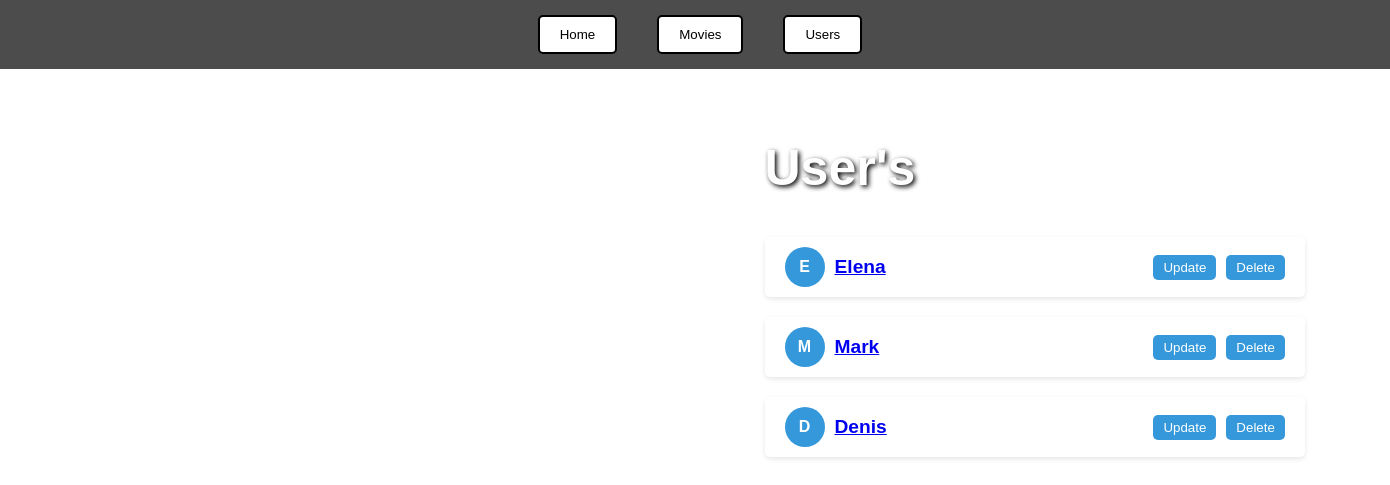
The app's page /users, older data.
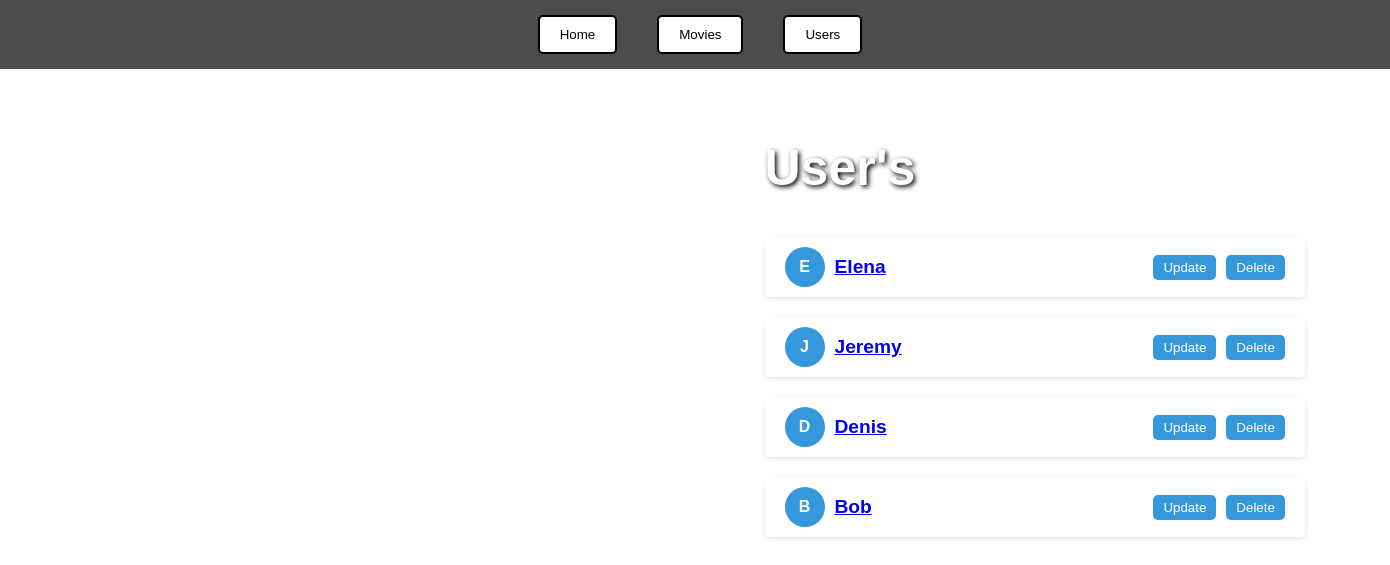
The same page, newer data.
### datamanager/data_models.py (models this page shows, shortened)
class User(db.Model):
    __tablename__ = 'users'
    id = db.Column(db.Integer, primary_key=True, autoincrement=True)
    name = db.Column(db.String, nullable=False)
    user_movies = db.relationship('UserMovies', back_populates='user', cascade="all, delete")

### app.py (the view)
@app.route('/users', methods=['GET'])
def list_users():
    try:
        logging.info("Accessing the users list page")
        users = data.get_all_users()
        return render_template('users.html', users=users)
    except Exception as e:
        logging.error("Error occurred while fetching users: %s", e)
        abort(404)

### datamanager/sqlite_data_manager.py (called while the page is built)
    def get_all_users(self):
        try:
            return self.db.session.query(User).all()
        except SQLAlchemyError as e:
            logging.error(f"Error fetching all users: {e}")
            return []

### templates/users.html (shortened to what this page needs)
<!DOCTYPE html>
<html lang="en">
<head>
    <link rel="stylesheet" href="{{ url_for('static', filename='styles.css') }}">
</head>
<body class="users">
    <nav>
        <a href="/"><button>Home</button></a>
        <a href="/movies"><button>Movies</button></a>
        <a href="/users"><button>Users</button></a>
    </nav>
    <div class="message-container">
    </div>
    <h1 class="users-title">User's</h1>
    <ul>
        {% for user in users %}
        <li>
            <div class="user-icon">
                {{ user.name[0] }}
            </div>
            <div class="user-info">
                <a href="{{ url_for('user_movies', user_id=user.id) }}">{{ user.name }}</a>
            </div>
            <a href="{{ url_for('update_user', user_id=user.id) }}">
                <button>Update</button>
            </a>
            <a href="{{ url_for('delete_user', user_id=user.id) }}">
                <button class="remove">Delete</button>
            </a>
        </li>
        {% endfor %}
    </ul>
</body>
</html>

### static/styles.css (style rules this page uses)
body { margin: 0; font-family: Arial, sans-serif; color: white; }
body.users { background: url(background2.jpg) no-repeat center center fixed; background-size: cover; font-family: Arial, sans-serif; margin: 0; }
nav { display: flex; justify-content: center; padding: 15px; background-color: rgba(0, 0, 0, 0.7); position: sticky; top: 0; z-index: 10; }
nav a { margin: 0 15px; text-decoration: none; }
nav a button { background: white; color: black; border: 2px solid black; padding: 10px 20px; cursor: pointer; transition: all 0.3s ease; }
.message-container { height: 40px; margin-bottom: 20px; display: flex; align-items: center; justify-content: center; }
.users-title { text-align:center; color: #333; color: white; text-shadow: 2px 2px 5px black; font-size: 50px; margin: 30px 55% 30px; }
ul { list-style-type: none; padding: 0; display: flex; flex-direction: column; margin: 20px 55% 60px; width: 60%; }
li { display: flex; align-items: center; background-color: #fff; margin: 10px 0; padding: 10px 20px; border-radius: 5px; box-shadow: 0 2px 5px rgba(0, 0, 0, 0.1); width: 60%; justify-content: space-between; }
.user-icon { width: 40px; height: 40px; background-color: #3498db; color: white; display: flex; justify-content: center; align-items: center; border-radius: 50%; font-weight: bold; margin-right: 10px; }
.user-info { flex-grow: 1; font-size: 1.2em; font-weight: bold; color: black; margin-right: 20px; }
button { padding: 5px 10px; margin-left: 10px; cursor: pointer; border: none; border-radius: 5px; background-color: #3498db; color: #fff; transition: background-color 0.3s ease; }

Row changes from the older to the newer data that the page shows:
changed User: name "M" → "J"; name "Mark" → "Jeremy"
added User: name "B", name "Bob"
